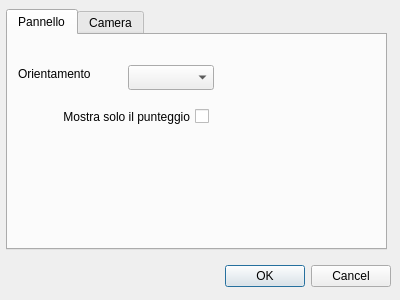
<?xml version="1.0" encoding="UTF-8"?>
<ui version="4.0">
 <class>PanelConfigurator</class>
 <widget class="QDialog" name="PanelConfigurator">
  <property name="geometry">
   <rect>
    <x>0</x>
    <y>0</y>
    <width>400</width>
    <height>300</height>
   </rect>
  </property>
  <property name="windowTitle">
   <string>Panel Configurator</string>
  </property>
  <widget class="QDialogButtonBox" name="buttonBox">
   <property name="geometry">
    <rect>
     <x>210</x>
     <y>260</y>
     <width>181</width>
     <height>32</height>
    </rect>
   </property>
   <property name="orientation">
    <enum>Qt::Horizontal</enum>
   </property>
   <property name="standardButtons">
    <set>QDialogButtonBox::Cancel|QDialogButtonBox::Ok</set>
   </property>
  </widget>
  <widget class="QTabWidget" name="tabWidget">
   <property name="geometry">
    <rect>
     <x>6</x>
     <y>9</y>
     <width>381</width>
     <height>241</height>
    </rect>
   </property>
   <property name="currentIndex">
    <number>0</number>
   </property>
   <widget class="QWidget" name="panelTab">
    <attribute name="title">
     <string>Pannello</string>
    </attribute>
    <widget class="QComboBox" name="orientationCombo">
     <property name="geometry">
      <rect>
       <x>120</x>
       <y>30</y>
       <width>86</width>
       <height>25</height>
      </rect>
     </property>
    </widget>
    <widget class="QLabel" name="label">
     <property name="geometry">
      <rect>
       <x>10</x>
       <y>30</y>
       <width>101</width>
       <height>17</height>
      </rect>
     </property>
     <property name="text">
      <string>Orientamento</string>
     </property>
    </widget>
    <widget class="QCheckBox" name="scoreOnlyCheckBox">
     <property name="geometry">
      <rect>
       <x>10</x>
       <y>70</y>
       <width>191</width>
       <height>23</height>
      </rect>
     </property>
     <property name="layoutDirection">
      <enum>Qt::RightToLeft</enum>
     </property>
     <property name="text">
      <string>Mostra solo il punteggio</string>
     </property>
    </widget>
   </widget>
   <widget class="QWidget" name="cameraTab">
    <attribute name="title">
     <string>Camera</string>
    </attribute>
    <widget class="QPushButton" name="upButton">
     <property name="geometry">
      <rect>
       <x>130</x>
       <y>50</y>
       <width>30</width>
       <height>30</height>
      </rect>
     </property>
    </widget>
    <widget class="QPushButton" name="leftButton">
     <property name="geometry">
      <rect>
       <x>100</x>
       <y>80</y>
       <width>30</width>
       <height>30</height>
      </rect>
     </property>
     <property name="autoDefault">
      <bool>false</bool>
     </property>
    </widget>
    <widget class="QPushButton" name="rightButton">
     <property name="geometry">
      <rect>
       <x>160</x>
       <y>80</y>
       <width>30</width>
       <height>30</height>
      </rect>
     </property>
    </widget>
    <widget class="QPushButton" name="downButton">
     <property name="geometry">
      <rect>
       <x>130</x>
       <y>110</y>
       <width>30</width>
       <height>30</height>
      </rect>
     </property>
    </widget>
   </widget>
  </widget>
 </widget>
 <resources/>
 <connections>
  <connection>
   <sender>buttonBox</sender>
   <signal>accepted()</signal>
   <receiver>PanelConfigurator</receiver>
   <slot>accept()</slot>
   <hints>
    <hint type="sourcelabel">
     <x>248</x>
     <y>254</y>
    </hint>
    <hint type="destinationlabel">
     <x>157</x>
     <y>274</y>
    </hint>
   </hints>
  </connection>
  <connection>
   <sender>buttonBox</sender>
   <signal>rejected()</signal>
   <receiver>PanelConfigurator</receiver>
   <slot>reject()</slot>
   <hints>
    <hint type="sourcelabel">
     <x>316</x>
     <y>260</y>
    </hint>
    <hint type="destinationlabel">
     <x>286</x>
     <y>274</y>
    </hint>
   </hints>
  </connection>
 </connections>
</ui>
